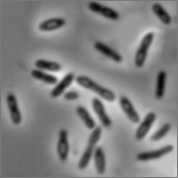
%> input picture lab1/bacteria.bmp, 178 x 178 px
$ octave partB.m   (GNU Octave 9; MATLAB toolbox functions it lacks are replaced by stand-ins)
%> lines starting %> are read from the running program, lines starting %| are printed output that depends on the picture; in (x1, y1, x2, y2) boxes, pixels count from 0 and x2, y2 are one past the last pixel; in counts of white or black regions, pixels touching at a corner belong together; the program's own positions count from 1
pkg load image

% Separate bacteria from background.
i = imread('bacteria.bmp');
%> i is the input picture: size 178x178 uint8; min 5, max 239, mean 128.5
b = i <= 100;
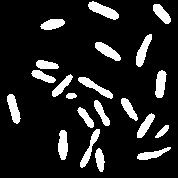
%> b: size 178x178 logical; 12.9% white; 21 white regions, largest, box (x1, y1, x2, y2) and area: (88, 1, 119, 20) 288, (136, 34, 152, 67) 249, (78, 77, 113, 99) 247

% Display the grayscale image and the binary image.
imshow(i)
imshow(b)

% Compute the total area of the bacteria in the image.
cc = bwconncomp(b, 4);
%> cc = 21 connected components
props = regionprops(b, 'Area')
%> props = 21 regions; largest, Area: 288, 249, 247, 241, 237
totalArea = sum([props.Area])
%> totalArea = 4083

imshow(label2rgb(bwlabel(b)))
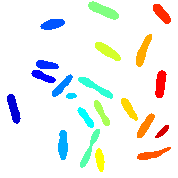
%> displayed picture: size 178x178x3, on the screen's scale of 0 to 255; mean R, G, B 238.8, 241.5, 237.9

pause

$ run again, with lab1/rice.png saved as lab1/bacteria.bmp
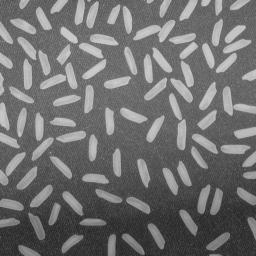
%> input picture lab1/rice.png, 256 x 256 px
%> i is the input picture: size 256x256 uint8; min 40, max 204, mean 111.2
%> `b = i <= 100;`:
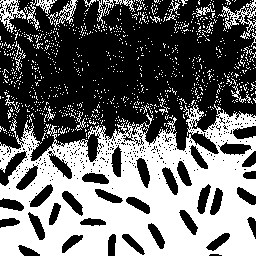
%> b: size 256x256 logical; 43% white; 996 white regions (975 under 20 px), largest, box (x1, y1, x2, y2) and area: (0, 104, 256, 256) 23988, (218, 0, 256, 39) 408, (0, 0, 26, 33) 335
%> cc = 1706 connected components
%> props = 996 regions; largest, Area: 23988, 408, 335, 218, 126
%> totalArea = 28206
%> `imshow(label2rgb(bwlabel(b)))`:
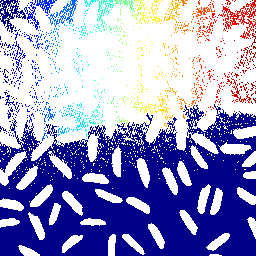
%> displayed picture: size 256x256x3, on the screen's scale of 0 to 255; mean R, G, B 152.5, 151.3, 202.5
